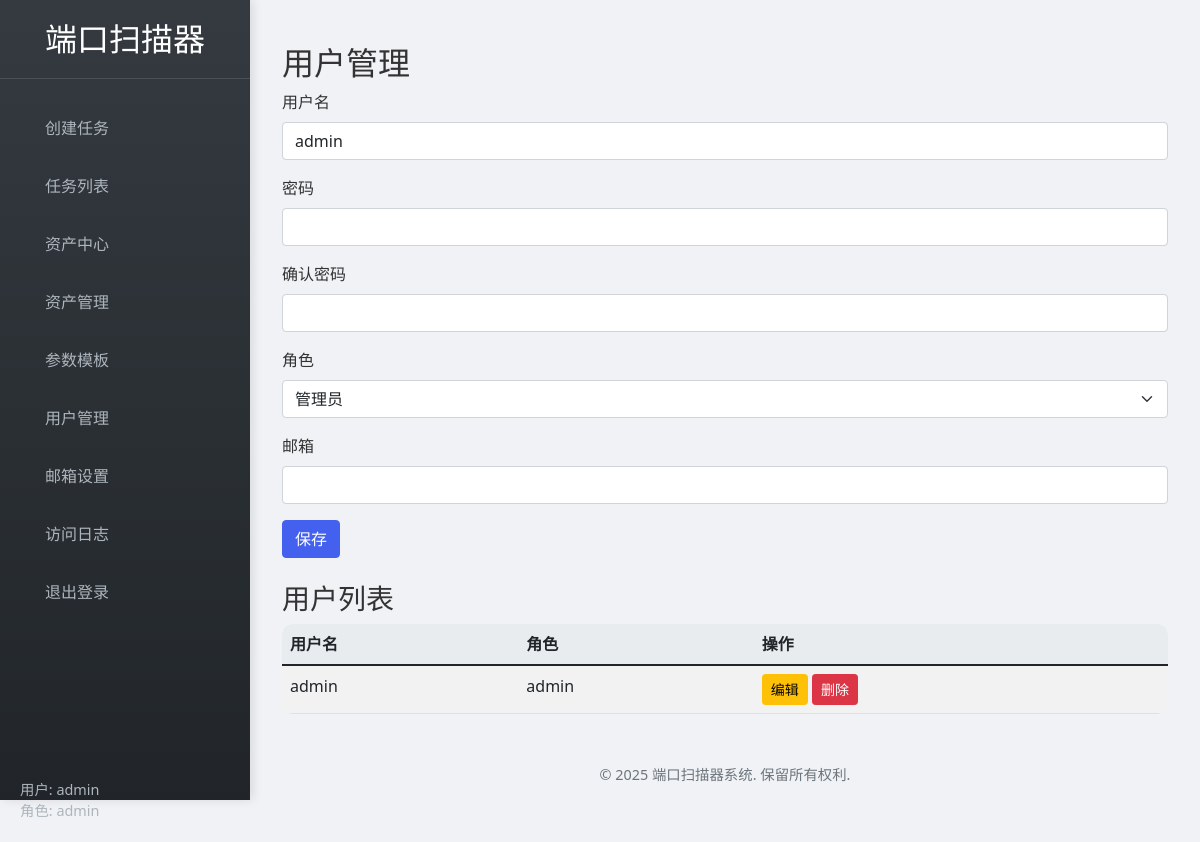
/users?id=1 (signed in), run on the app's committed database.
### app.py (models this page shows, shortened)
class User(db.Model, UserMixin):
    id = db.Column(db.Integer, primary_key=True)
    username = db.Column(db.String(80), unique=True, nullable=False)
    password = db.Column(db.String(120), nullable=False)
    role = db.Column(db.String(80), nullable=False, default='user')
    email = db.Column(db.String(120), nullable=True)
    created_at = db.Column(db.DateTime, default=datetime.now)

### app.py (the view, shortened to what this page needs)
@app.route('/users', methods=['GET', 'POST'])
@login_required
def manage_users():
    if not current_user.role == 'admin':
        return redirect(url_for('index'))
    form = UserForm()
    user_id = request.args.get('id', None, type=int)
    user = User.query.get(user_id) if user_id else None
    if user:
        form.username.data = user.username
        form.role.data = user.role
    users = User.query.all()
    return render_template('manage_users.html', form=form, users=users, user=user)

### app.py (shortened to what this page needs)
class UserForm(FlaskForm):
    username = StringField('用户名', validators=[DataRequired()])
    password = PasswordField('密码', validators=[DataRequired(), Length(min=8)])
    confirm = PasswordField('确认密码', validators=[DataRequired()])
    role = SelectField('角色', choices=[('user', '普通用户'), ('admin', '管理员')], validators=[DataRequired()])
    email = StringField('邮箱')  # 移除Email()验证器，使其成为可选字段
    submit = SubmitField('保存')

### app.py (called while the page is built)
@login_manager.user_loader
def load_user(user_id):
    return User.query.get(int(user_id))

### templates/manage_users.html (shortened to what this page needs)
{% extends "layout.html" %}
{% block content %}
<div class="container mt-4">
    <h2>用户管理</h2>
    <form id="user-form" method="POST" class="mb-4">
        <div class="mb-3">
            {{ form.username.label(class="form-label") }}
            {{ form.username(class="form-control", size=32) }}
        </div>
        <div class="mb-3">
            {{ form.password.label(class="form-label") }}
            {{ form.password(class="form-control", size=32) }}
        </div>
        <div class="mb-3">
            {{ form.confirm.label(class="form-label") }}
            {{ form.confirm(class="form-control", size=32) }}
        </div>
        <div class="mb-3">
            {{ form.role.label(class="form-label") }}
            {{ form.role(class="form-select") }}
        </div>
        <div class="mb-3">
            {{ form.email.label(class="form-label") }}
            {{ form.email(class="form-control", size=32) }}
        </div>
        <div>
            {{ form.submit(class="btn btn-primary", id="create-user-btn") }}
        </div>
    </form>
    <h3>用户列表</h3>
    <table class="table table-striped">
        <thead>
            <tr>
                <th>用户名</th>
                <th>角色</th>
                <th>操作</th>
            </tr>
        </thead>
        <tbody>
            {% for user in users %}
            <tr>
                <td>{{ user.username }}</td>
                <td>{{ user.role }}</td>
                <td>
                    <button class="btn btn-warning btn-sm edit-user-btn"
                        data-user-id="{{ user.id }}">编辑</button>
                    <a href="{{ url_for('delete_user', id=user.id) }}"
                        class="btn btn-danger btn-sm"
                        onclick="return confirm('确定要删除这个用户吗？')">删除</a>
                </td>
            </tr>
            {% endfor %}
        </tbody>
    </table>
</div>
{% endblock %}

### templates/layout.html (style rules this page uses)
:root { --primary-color: #4361ee; --secondary-color: #3f37c9; --success-color: #4cc9f0; --dark-color: #212529; --light-color: #f8f9fa; --sidebar-width: 250px; }
body { font-family: 'Segoe UI', Tahoma, Geneva, Verdana, sans-serif; background-color: #f0f2f5; color: #333; }
.btn-primary { background-color: var(--primary-color); border-color: var(--primary-color); }
.table { background-color: white; border-radius: 10px; overflow: hidden; }
.table th { background-color: #e9ecef; }

### data on the page
User: username "admin", role "管理员", role "admin"

### other printed values
{{ session.username }} "admin"
{{ session.role }} "admin"
